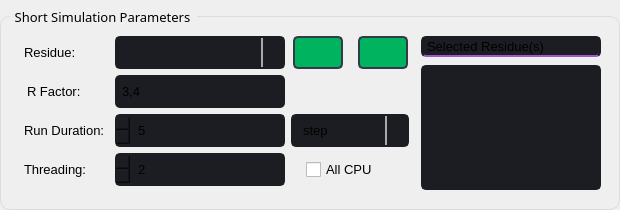
                             <widget class="QGroupBox" name="groupBox_15">
                              <property name="sizePolicy">
                               <sizepolicy hsizetype="Expanding" vsizetype="Preferred">
                                <horstretch>0</horstretch>
                                <verstretch>0</verstretch>
                               </sizepolicy>
                              </property>
                              <property name="minimumSize">
                               <size>
                                <width>0</width>
                                <height>210</height>
                               </size>
                              </property>
                              <property name="maximumSize">
                               <size>
                                <width>16777215</width>
                                <height>210</height>
                               </size>
                              </property>
                              <property name="font">
                               <font>
                                <family>Segoe UI Semibold</family>
                                <pointsize>10</pointsize>
                               </font>
                              </property>
                              <property name="styleSheet">
                               <string notr="true">QGroupBox {
  
  border: 1px solid rgb(220, 220, 220);
  border-radius: 10px;
  padding: 4px;
  margin-top: 16px;
}

QGroupBox::title {
  subcontrol-origin: margin;
  subcontrol-position: top left;
  left: 10px;
  padding-left: 3px;
  padding-right: 5px;
  padding-top: 8px;
  padding-bottom: 16px;
}

QGroupBox::indicator {
  margin-left: 2px;
  height: 16px;
  width: 16px;
}</string>
                              </property>
                              <property name="title">
                               <string>Short Simulation Parameters</string>
                              </property>
                              <layout class="QHBoxLayout" name="horizontalLayout_39">
                               <item>
                                <layout class="QGridLayout" name="gridLayout_3">
                                 <property name="leftMargin">
                                  <number>8</number>
                                 </property>
                                 <property name="topMargin">
                                  <number>4</number>
                                 </property>
                                 <property name="rightMargin">
                                  <number>3</number>
                                 </property>
                                 <property name="bottomMargin">
                                  <number>4</number>
                                 </property>
                                 <item row="0" column="0">
                                  <widget class="QLabel" name="label_5">
                                   <property name="minimumSize">
                                    <size>
                                     <width>0</width>
                                     <height>0</height>
                                    </size>
                                   </property>
                                   <property name="maximumSize">
                                    <size>
                                     <width>16777215</width>
                                     <height>16777215</height>
                                    </size>
                                   </property>
                                   <property name="font">
                                    <font>
                                     <pointsize>10</pointsize>
                                     <weight>50</weight>
                                     <bold>false</bold>
                                    </font>
                                   </property>
                                   <property name="text">
                                    <string>Residue: </string>
                                   </property>
                                   <property name="alignment">
                                    <set>Qt::AlignLeading|Qt::AlignLeft|Qt::AlignVCenter</set>
                                   </property>
                                  </widget>
                                 </item>
                                 <item row="0" column="1">
                                  <widget class="QComboBox" name="res1_comboBox">
                                   <property name="sizePolicy">
                                    <sizepolicy hsizetype="Expanding" vsizetype="Expanding">
                                     <horstretch>0</horstretch>
                                     <verstretch>0</verstretch>
                                    </sizepolicy>
                                   </property>
                                   <property name="minimumSize">
                                    <size>
                                     <width>110</width>
                                     <height>33</height>
                                    </size>
                                   </property>
                                   <property name="maximumSize">
                                    <size>
                                     <width>16777215</width>
                                     <height>33</height>
                                    </size>
                                   </property>
                                   <property name="font">
                                    <font>
                                     <family>Segoe UI</family>
                                     <pointsize>10</pointsize>
                                    </font>
                                   </property>
                                   <property name="styleSheet">
                                    <string notr="true">QComboBox {
	background-color: rgb(27, 29, 35);
	border-radius: 5px;
	border: 2px solid rgb(27, 29, 35);
    padding: 1px 18px 1px 3px;
	padding-left: 10px;
    min-width: 6em;
}
QComboBox:hover{
	border: 2px solid rgb(64, 71, 88);
}

QComboBox QAbstractItemView{
	
	selection-background-color: rgb(200, 5, 100);
	

}

QComboBox:editable {

	background: rgb(0, 180, 95);
}

QComboBox:on { /* shift the text when the popup opens */
    padding-top: 3px;
    padding-left: 4px;
	text-align: center;
}



QComboBox:on { /* shift the text when the popup opens */
    padding-top: 2px;
    padding-left: 3px;
}

QComboBox::drop-down {
    subcontrol-origin: padding;
    subcontrol-position: top right;
    width: 20px;

    border-left-width: 2px;
    border-left-color: darkgray;
    border-left-style: solid; /* just a single line */
    border-top-right-radius: 3px; /* same radius as the QComboBox */
    border-bottom-right-radius: 3px;
}

QComboBox::down-arrow {
image: url(:/16x16/icons/16x16/cil-arrow-bottom.png);
}

QComboBox::down-arrow:on { /* shift the arrow when popup is open */
    top: 1px;
    left: 1px;
}

</string>
                                   </property>
                                  </widget>
                                 </item>
                                 <item row="3" column="0">
                                  <widget class="QLabel" name="label_6">
                                   <property name="maximumSize">
                                    <size>
                                     <width>16777215</width>
                                     <height>16777215</height>
                                    </size>
                                   </property>
                                   <property name="font">
                                    <font>
                                     <pointsize>10</pointsize>
                                    </font>
                                   </property>
                                   <property name="text">
                                    <string>Threading:</string>
                                   </property>
                                   <property name="alignment">
                                    <set>Qt::AlignLeading|Qt::AlignLeft|Qt::AlignVCenter</set>
                                   </property>
                                   <property name="buddy">
                                    <cstring>Number_CPU_spinBox</cstring>
                                   </property>
                                  </widget>
                                 </item>
                                 <item row="3" column="1">
                                  <widget class="QSpinBox" name="Number_CPU_spinBox">
                                   <property name="sizePolicy">
                                    <sizepolicy hsizetype="Expanding" vsizetype="Expanding">
                                     <horstretch>0</horstretch>
                                     <verstretch>0</verstretch>
                                    </sizepolicy>
                                   </property>
                                   <property name="minimumSize">
                                    <size>
                                     <width>0</width>
                                     <height>33</height>
                                    </size>
                                   </property>
                                   <property name="maximumSize">
                                    <size>
                                     <width>16777215</width>
                                     <height>33</height>
                                    </size>
                                   </property>
                                   <property name="font">
                                    <font>
                                     <family>Segoe UI</family>
                                     <pointsize>10</pointsize>
                                    </font>
                                   </property>
                                   <property name="layoutDirection">
                                    <enum>Qt::RightToLeft</enum>
                                   </property>
                                   <property name="styleSheet">
                                    <string notr="true">QSpinBox{
	background-color: rgb(27, 29, 35);
	border-radius: 5px;
	border: 2px solid rgb(27, 29, 35);
	padding: 5px;
	padding-left: 5px;
}
QSpinBox:hover{
	border: 2px solid rgb(64, 71, 88);
}
QSpinBox QAbstractItemView {
	color: rgb(85, 170, 255);	
	background-color: rgb(27, 29, 35);
	padding: 5px;
	selection-background-color: rgb(39, 44, 54);
}</string>
                                   </property>
                                   <property name="minimum">
                                    <number>2</number>
                                   </property>
                                  </widget>
                                 </item>
                                 <item row="3" column="2">
                                  <widget class="QCheckBox" name="checkBox_2">
                                   <property name="font">
                                    <font>
                                     <pointsize>10</pointsize>
                                    </font>
                                   </property>
                                   <property name="styleSheet">
                                    <string notr="true">QCheckBox {
    spacing: 5px;
	margin-left: 15px;
}

QCheckBox::indicator {
    width: 15px;
    height: 15px;
}

QCheckBox::indicator:unchecked {
border-image: url(:/16x16/icons/16x16/cil-circle.png);

}


QCheckBox::indicator:checked {
	border-image: url(:/20x20/icons/20x20/cil-check.png);
}</string>
                                   </property>
                                   <property name="text">
                                    <string>All CPU</string>
                                   </property>
                                  </widget>
                                 </item>
                                 <item row="0" column="2">
                                  <layout class="QHBoxLayout" name="horizontalLayout_13">
                                   <property name="spacing">
                                    <number>15</number>
                                   </property>
                                   <property name="leftMargin">
                                    <number>2</number>
                                   </property>
                                   <property name="rightMargin">
                                    <number>1</number>
                                   </property>
                                   <item>
                                    <widget class="QPushButton" name="discard_residue_pushButton">
                                     <property name="sizePolicy">
                                      <sizepolicy hsizetype="Preferred" vsizetype="Fixed">
                                       <horstretch>0</horstretch>
                                       <verstretch>0</verstretch>
                                      </sizepolicy>
                                     </property>
                                     <property name="minimumSize">
                                      <size>
                                       <width>50</width>
                                       <height>33</height>
                                      </size>
                                     </property>
                                     <property name="maximumSize">
                                      <size>
                                       <width>60</width>
                                       <height>33</height>
                                      </size>
                                     </property>
                                     <property name="font">
                                      <font>
                                       <family>Segoe UI</family>
                                       <pointsize>9</pointsize>
                                      </font>
                                     </property>
                                     <property name="styleSheet">
                                      <string notr="true">QPushButton {
	border: 2px solid rgb(52, 59, 72);
	border-radius: 5px;	
	background-color: rgb(0, 180, 95);
}
QPushButton:hover {
	background-color: rgb(0, 152, 84);
	border: 2px solid rgb(61, 70, 86);
}
QPushButton:pressed {	
	background-color: rgb(220, 5, 100);
	border: 2px solid rgb(43, 50, 61);
}</string>
                                     </property>
                                     <property name="text">
                                      <string/>
                                     </property>
                                     <property name="icon">
                                      <iconset resource="icons_path.qrc">
                                       <normaloff>:/16x16/icons/16x16/cil-chevron-double-left.png</normaloff>:/16x16/icons/16x16/cil-chevron-double-left.png</iconset>
                                     </property>
                                    </widget>
                                   </item>
                                   <item>
                                    <widget class="QPushButton" name="add_residue_pushButton">
                                     <property name="minimumSize">
                                      <size>
                                       <width>50</width>
                                       <height>33</height>
                                      </size>
                                     </property>
                                     <property name="maximumSize">
                                      <size>
                                       <width>60</width>
                                       <height>33</height>
                                      </size>
                                     </property>
                                     <property name="font">
                                      <font>
                                       <family>Segoe UI</family>
                                       <pointsize>9</pointsize>
                                      </font>
                                     </property>
                                     <property name="styleSheet">
                                      <string notr="true">QPushButton {
	border: 2px solid rgb(52, 59, 72);
	border-radius: 5px;	
	background-color: rgb(0, 180, 95);
}
QPushButton:hover {
	background-color: rgb(0, 152, 84);
	border: 2px solid rgb(61, 70, 86);
}
QPushButton:pressed {	
	background-color: rgb(220, 5, 100);
	border: 2px solid rgb(43, 50, 61);
}</string>
                                     </property>
                                     <property name="text">
                                      <string/>
                                     </property>
                                     <property name="icon">
                                      <iconset resource="icons_path.qrc">
                                       <normaloff>:/16x16/icons/16x16/cil-chevron-double-right.png</normaloff>:/16x16/icons/16x16/cil-chevron-double-right.png</iconset>
                                     </property>
                                    </widget>
                                   </item>
                                  </layout>
                                 </item>
                                 <item row="2" column="1">
                                  <widget class="QSpinBox" name="run_duration_spinBox">
                                   <property name="sizePolicy">
                                    <sizepolicy hsizetype="Expanding" vsizetype="Expanding">
                                     <horstretch>0</horstretch>
                                     <verstretch>0</verstretch>
                                    </sizepolicy>
                                   </property>
                                   <property name="minimumSize">
                                    <size>
                                     <width>170</width>
                                     <height>33</height>
                                    </size>
                                   </property>
                                   <property name="maximumSize">
                                    <size>
                                     <width>16777215</width>
                                     <height>33</height>
                                    </size>
                                   </property>
                                   <property name="font">
                                    <font>
                                     <family>Segoe UI</family>
                                     <pointsize>10</pointsize>
                                    </font>
                                   </property>
                                   <property name="layoutDirection">
                                    <enum>Qt::RightToLeft</enum>
                                   </property>
                                   <property name="styleSheet">
                                    <string notr="true">QSpinBox{
	background-color: rgb(27, 29, 35);
	border-radius: 5px;
	border: 2px solid rgb(27, 29, 35);
	padding: 5px;
	padding-left: 5px;
}
QSpinBox:hover{
	border: 2px solid rgb(64, 71, 88);
}

QSpinBox QAbstractItemView {
	color: rgb(85, 170, 255);	
	background-color: rgb(27, 29, 35);
	padding: 5px;
	selection-background-color: rgb(39, 44, 54);
}</string>
                                   </property>
                                   <property name="maximum">
                                    <number>10000000</number>
                                   </property>
                                   <property name="value">
                                    <number>5</number>
                                   </property>
                                  </widget>
                                 </item>
                                 <item row="2" column="2">
                                  <widget class="QComboBox" name="perturb_time_unit_comboBox">
                                   <property name="sizePolicy">
                                    <sizepolicy hsizetype="Preferred" vsizetype="Minimum">
                                     <horstretch>0</horstretch>
                                     <verstretch>0</verstretch>
                                    </sizepolicy>
                                   </property>
                                   <property name="minimumSize">
                                    <size>
                                     <width>110</width>
                                     <height>33</height>
                                    </size>
                                   </property>
                                   <property name="maximumSize">
                                    <size>
                                     <width>16777215</width>
                                     <height>33</height>
                                    </size>
                                   </property>
                                   <property name="font">
                                    <font>
                                     <family>Segoe UI</family>
                                     <pointsize>10</pointsize>
                                    </font>
                                   </property>
                                   <property name="styleSheet">
                                    <string notr="true">QComboBox {
	background-color: rgb(27, 29, 35);
	border-radius: 5px;
	border: 2px solid rgb(27, 29, 35);
    padding: 1px 18px 1px 3px;
	padding-left: 10px;
    min-width: 6em;
}
QComboBox:hover{
	border: 2px solid rgb(64, 71, 88);
}

QComboBox QAbstractItemView{
	
	selection-background-color: rgb(200, 5, 100);
	

}

QComboBox:editable {

	background: rgb(0, 180, 95);
}

QComboBox:on { /* shift the text when the popup opens */
    padding-top: 3px;
    padding-left: 4px;
	text-align: center;
}



QComboBox:on { /* shift the text when the popup opens */
    padding-top: 2px;
    padding-left: 3px;
}

QComboBox::drop-down {
    subcontrol-origin: padding;
    subcontrol-position: top right;
    width: 20px;

    border-left-width: 2px;
    border-left-color: darkgray;
    border-left-style: solid; /* just a single line */
    border-top-right-radius: 3px; /* same radius as the QComboBox */
    border-bottom-right-radius: 3px;
}

QComboBox::down-arrow {
image: url(:/16x16/icons/16x16/cil-arrow-bottom.png);
}

QComboBox::down-arrow:on { /* shift the arrow when popup is open */
    top: 1px;
    left: 1px;
}

</string>
                                   </property>
                                   <item>
                                    <property name="text">
                                     <string>step</string>
                                    </property>
                                   </item>
                                  </widget>
                                 </item>
                                 <item row="1" column="0">
                                  <widget class="QLabel" name="label_4">
                                   <property name="sizePolicy">
                                    <sizepolicy hsizetype="Preferred" vsizetype="Preferred">
                                     <horstretch>0</horstretch>
                                     <verstretch>0</verstretch>
                                    </sizepolicy>
                                   </property>
                                   <property name="maximumSize">
                                    <size>
                                     <width>16777215</width>
                                     <height>16777215</height>
                                    </size>
                                   </property>
                                   <property name="font">
                                    <font>
                                     <pointsize>10</pointsize>
                                    </font>
                                   </property>
                                   <property name="styleSheet">
                                    <string notr="true">QLabel{
margin-right: 20px;
}</string>
                                   </property>
                                   <property name="text">
                                    <string>R Factor: </string>
                                   </property>
                                   <property name="alignment">
                                    <set>Qt::AlignLeading|Qt::AlignLeft|Qt::AlignVCenter</set>
                                   </property>
                                  </widget>
                                 </item>
                                 <item row="2" column="0">
                                  <widget class="QLabel" name="label_3">
                                   <property name="maximumSize">
                                    <size>
                                     <width>16777215</width>
                                     <height>16777215</height>
                                    </size>
                                   </property>
                                   <property name="font">
                                    <font>
                                     <pointsize>10</pointsize>
                                    </font>
                                   </property>
                                   <property name="text">
                                    <string>Run Duration: </string>
                                   </property>
                                   <property name="alignment">
                                    <set>Qt::AlignLeading|Qt::AlignLeft|Qt::AlignVCenter</set>
                                   </property>
                                  </widget>
                                 </item>
                                 <item row="1" column="1">
                                  <widget class="QLineEdit" name="R_factor_lineEdit">
                                   <property name="sizePolicy">
                                    <sizepolicy hsizetype="Expanding" vsizetype="Expanding">
                                     <horstretch>0</horstretch>
                                     <verstretch>0</verstretch>
                                    </sizepolicy>
                                   </property>
                                   <property name="minimumSize">
                                    <size>
                                     <width>170</width>
                                     <height>33</height>
                                    </size>
                                   </property>
                                   <property name="maximumSize">
                                    <size>
                                     <width>16777215</width>
                                     <height>33</height>
                                    </size>
                                   </property>
                                   <property name="font">
                                    <font>
                                     <family>Segoe UI</family>
                                     <pointsize>10</pointsize>
                                    </font>
                                   </property>
                                   <property name="styleSheet">
                                    <string notr="true">QLineEdit {
	background-color: rgb(27, 29, 35);
	border-radius: 5px;
	padding-left: 5px;

}
QLineEdit:hover {
	border: 2px solid rgb(64, 71, 88);
}
QLineEdit:focus {
	border: 2px solid rgb(91, 101, 124);
}</string>
                                   </property>
                                   <property name="text">
                                    <string>3,4</string>
                                   </property>
                                  </widget>
                                 </item>
                                </layout>
                               </item>
                               <item>
                                <layout class="QVBoxLayout" name="verticalLayout_17">
                                 <property name="spacing">
                                  <number>8</number>
                                 </property>
                                 <property name="leftMargin">
                                  <number>3</number>
                                 </property>
                                 <property name="topMargin">
                                  <number>4</number>
                                 </property>
                                 <property name="rightMargin">
                                  <number>3</number>
                                 </property>
                                 <property name="bottomMargin">
                                  <number>8</number>
                                 </property>
                                 <item>
                                  <widget class="QLabel" name="label_7">
                                   <property name="sizePolicy">
                                    <sizepolicy hsizetype="Expanding" vsizetype="Expanding">
                                     <horstretch>0</horstretch>
                                     <verstretch>0</verstretch>
                                    </sizepolicy>
                                   </property>
                                   <property name="maximumSize">
                                    <size>
                                     <width>180</width>
                                     <height>16777215</height>
                                    </size>
                                   </property>
                                   <property name="font">
                                    <font>
                                     <pointsize>10</pointsize>
                                    </font>
                                   </property>
                                   <property name="styleSheet">
                                    <string notr="true">QLabel {
	background-color: rgb(27, 29, 35);
	border-radius: 5px;
	border: 2px solid rgb(27, 29, 35);
    padding: 1px 1px 1px 1px;
	
	border-bottom-color: rgb(157, 90, 198);
}


QLabel:hover{
	border: 2px solid rgb(64, 71, 88);
	selection-color: rgb(127, 5, 64);

}</string>
                                   </property>
                                   <property name="text">
                                    <string>Selected Residue(s)</string>
                                   </property>
                                  </widget>
                                 </item>
                                 <item>
                                  <widget class="QListWidget" name="selected_residues_listWidget">
                                   <property name="minimumSize">
                                    <size>
                                     <width>0</width>
                                     <height>125</height>
                                    </size>
                                   </property>
                                   <property name="maximumSize">
                                    <size>
                                     <width>180</width>
                                     <height>16777215</height>
                                    </size>
                                   </property>
                                   <property name="styleSheet">
                                    <string notr="true">QListWidget {
	background-color: rgb(27, 29, 35);
	border-radius: 5px;
	border: 2px solid rgb(27, 29, 35);
    padding: 1px 18px 1px 3px;
	padding-left: 10px;
	selection-background-color: rgb(127, 5, 64);
	selection-color: rgb(255, 255, 255);
	font-size: 13px;
}

QListWidget:hover{
	border: 2px solid rgb(64, 71, 88);
	selection-color: rgb(127, 5, 64);

}

 QScrollBar:vertical
        {
            background-color: #323232;
            width: 15px;
            margin: 15px 3px 15px 3px;
            border: 1px transparent #2A2929;
			margin-right: 5px;
        }
        
        QScrollBar::handle:vertical
        {
            background-color: rgb(255, 17, 100);
            min-height: 5px;
            border-radius: 3px;
            
        }
        
        QScrollBar::sub-line:vertical
        {
            border: none;
            background: none;
            color: none;
        }
        
        QScrollBar::add-line:vertical
        {
            border: none;
            background: none;
            color: none;
        }
        
        QScrollBar::add-page:vertical, QScrollBar::sub-page:vertical
        {
            background: none;
        }

</string>
                                   </property>
                                  </widget>
                                 </item>
                                </layout>
                               </item>
                              </layout>
                             </widget>
